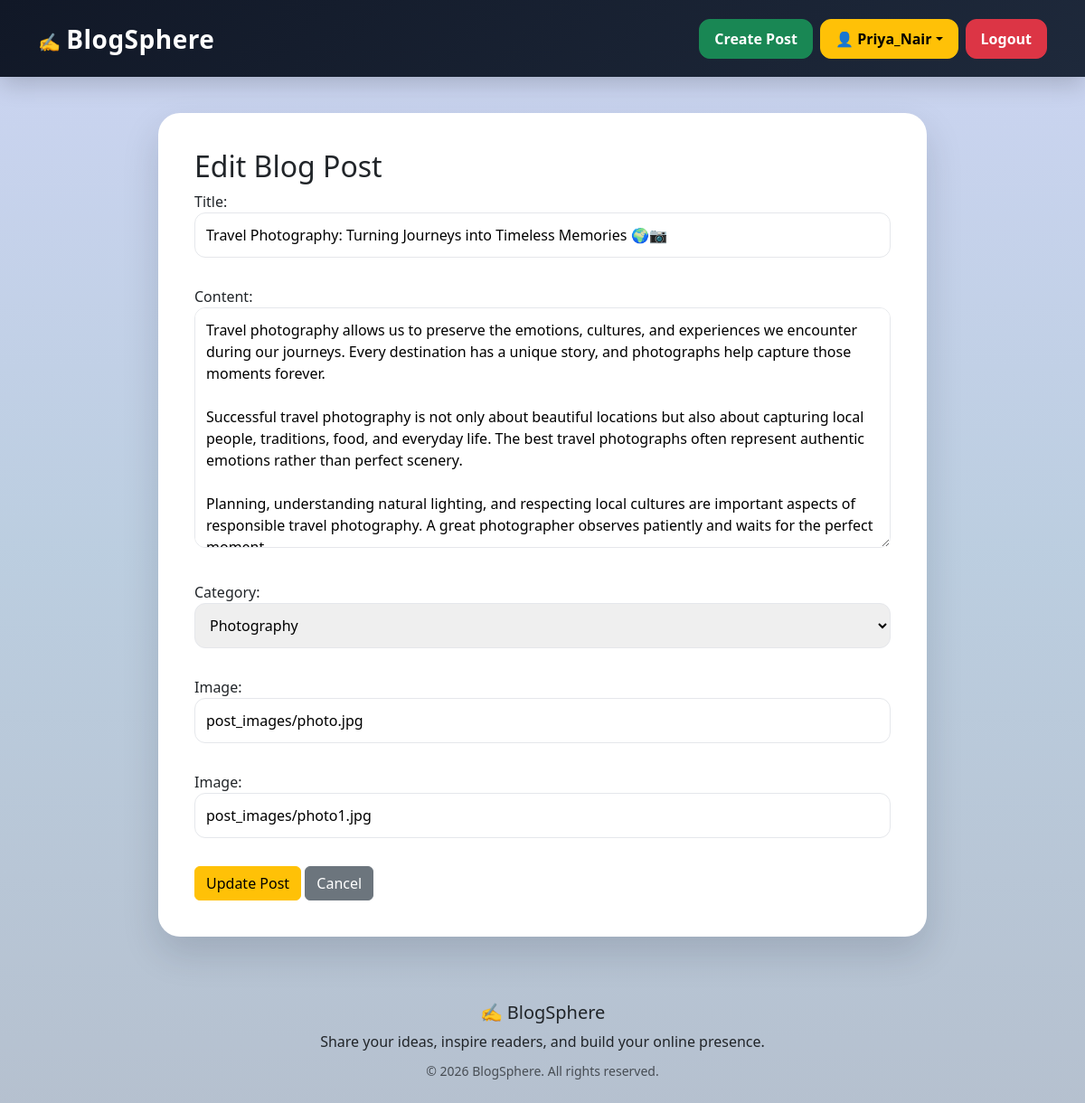
The page /edit/34/ (signed in) on the database as committed earlier.
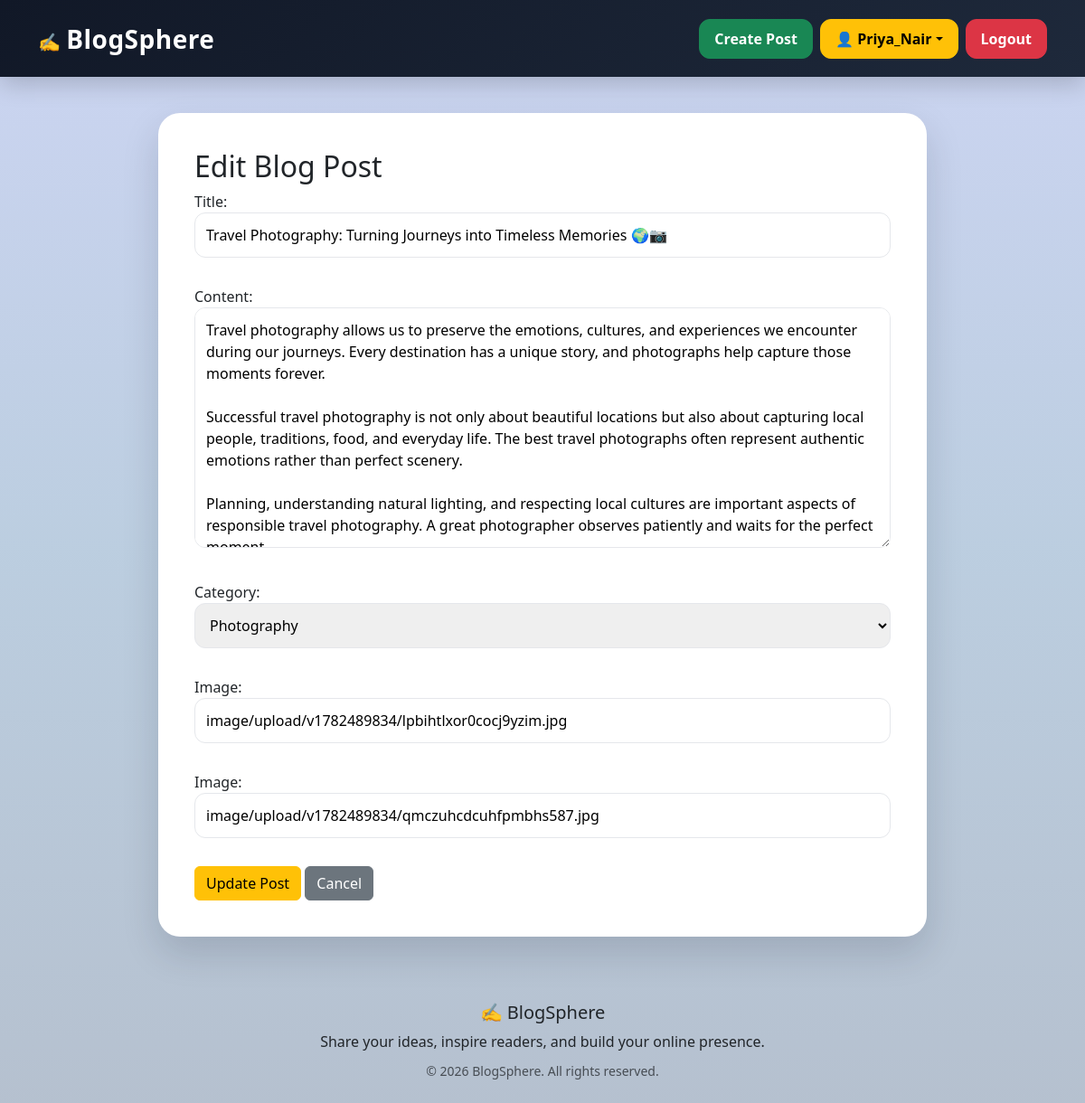
The same page on the database as committed later.
### blog/models.py (models this page shows, shortened)
class Post(models.Model):
    title=models.CharField(max_length=200)
    content=models.TextField()
    category = models.ForeignKey(
        Category,
        on_delete=models.SET_NULL,
        null=True,
        blank=True
    )
    cover_image = CloudinaryField(
        "image",
        blank=True,
        null=True
    )
    second_image = CloudinaryField(
        "image",
        blank=True,
        null=True
    )
    author=models.ForeignKey(User,on_delete=models.CASCADE)
    likes = models.ManyToManyField(
    User,
    related_name='liked_posts',
    blank=True
    )
    created_at=models.DateTimeField(auto_now_add=True)
    updated_at=models.DateTimeField(auto_now=True)
    class Meta:
        ordering=['-created_at'] #latest posts first

### blog/views.py (the view)
# urls.py: path('edit/<int:post_id>/', edit_post, name='edit_post'),
@login_required
def edit_post(request,post_id):
    post=get_object_or_404(Post,id=post_id)
    if request.user!=post.author:
        raise PermissionDenied
    if request.method=="POST":
        form=PostForm(
            request.POST,
            request.FILES,
            instance=post
        )
        if form.is_valid():
            updated_post=form.save(commit=False)
            updated_post.author=request.user
            updated_post.save()
            return redirect('blog:post_list')
    else:
        form=PostForm(instance=post)
    return render(
        request,
        'edit_post.html',
        {'form':form}
    )

### blog/forms.py
class PostForm(forms.ModelForm):
    class Meta:
        model=Post
        fields=[
            'title',
            'content',
            'category',
            'cover_image',
            'second_image'
        ]

### blog/models.py (called while the page is built)
    def __str__(self):
        return self.name

### templates/edit_post.html (shortened to what this page needs)
{% extends 'base.html' %}
{% load static %}
{% block content %}
<link rel="stylesheet"
      href="{% static 'css/form.css' %}">
<div class="form-card">
    <h2 class="form-heading">
        Edit Blog Post
    </h2>
    <form method="POST" enctype="multipart/form-data">
        {{ form.as_p }}
        <button type="submit"
                class="btn btn-warning">
            Update Post
        </button>
        <a href="/"
           class="btn btn-secondary">
            Cancel
        </a>
    </form>
</div>
{% endblock %}

Rows that differ between the two databases and show on the page:
changed Post "Travel Photography: Turning Journeys into Timeless Memories 🌍📷": cover_image "post_images/photo.jpg" → "image/upload/v1782489834/lpbihtlxor0cocj9yzim.jpg"; second_image "post_images/photo1.jpg" → "image/upload/v1782489834/qmczuhcdcuhfpmbhs587.jpg"
